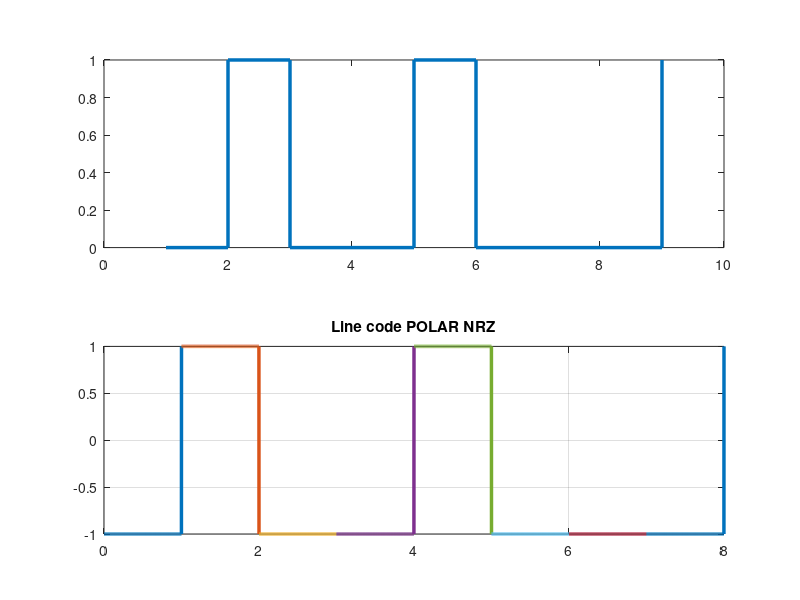

The MATLAB script that drew this image:
clf;

h = round(rand(1,8));
n=1;
l=length(h);
h(l+1)=1;
while n<=length(h)-1
    t=n-1:0.001:n;
    subplot(2,1,1);
    p = stairs(h);
    set(p,'LineWidth',2.5);
if h(n) == 0
    if h(n+1)==0  
        y=-(t<n)-(t==n);
    else
        y=-(t<n)+(t==n);
    end
    subplot(2,1,2);
    d=plot(t,y);
    grid on;
    title('Line code POLAR NRZ');
    set(d,'LineWidth',2.5);
    hold on;
else
    if h(n+1)==0
        y=(t<n)-1*(t==n);
    else
        y=(t<n)+1*(t==n);
    end
    subplot(2,1,2);
    d=plot(t,y);
    grid on;
    title('Line code POLAR NRZ');
    set(d,'LineWidth',2.5);
    hold on;
end
n=n+1;
%pause; 
end